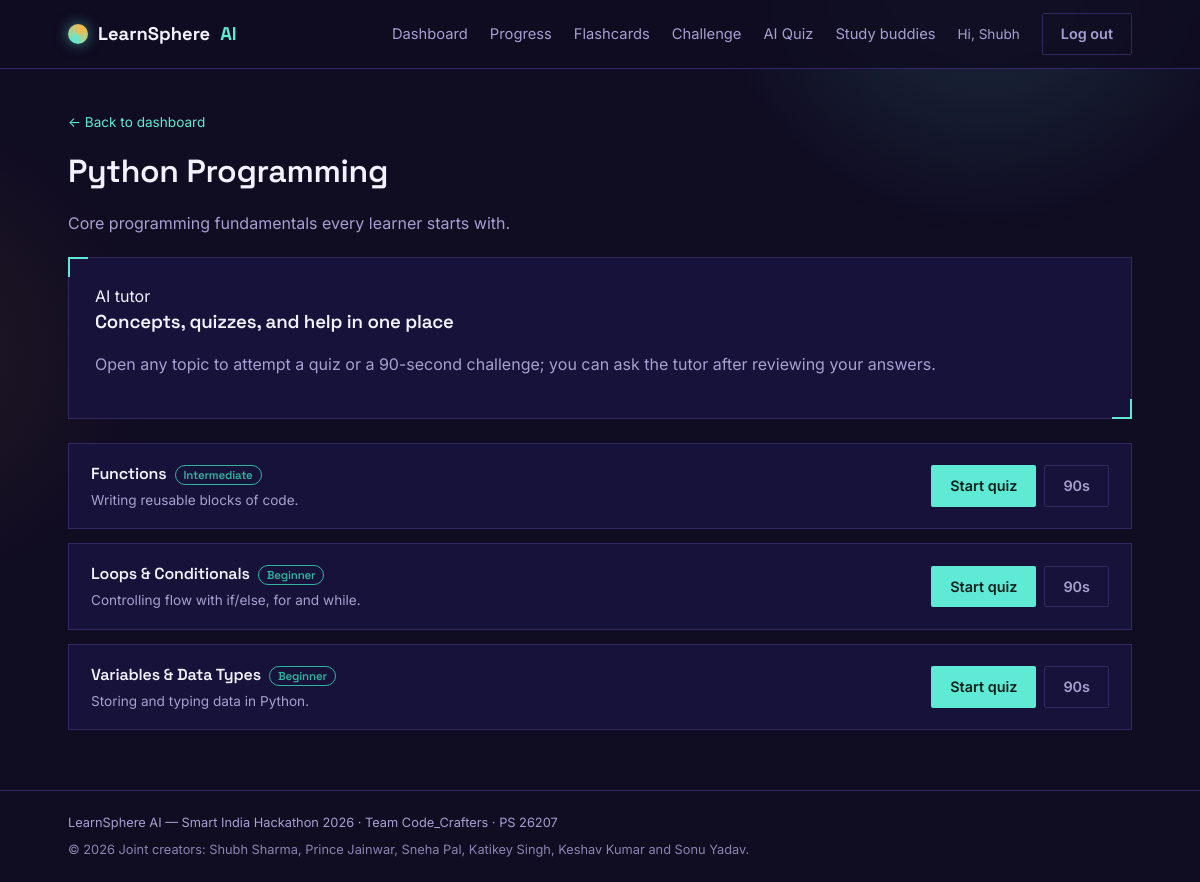
The app's page /subject/python (signed in) with its own data.
### tables this page shows
CREATE TABLE users (
            id INTEGER PRIMARY KEY AUTOINCREMENT,
            name TEXT NOT NULL,
            email TEXT UNIQUE NOT NULL,
            password_hash TEXT NOT NULL,
            created_at TEXT NOT NULL
        );

CREATE TABLE subjects (
            id INTEGER PRIMARY KEY AUTOINCREMENT,
            name TEXT NOT NULL,
            slug TEXT UNIQUE NOT NULL,
            description TEXT,
            icon TEXT
        );

CREATE TABLE topics (
            id INTEGER PRIMARY KEY AUTOINCREMENT,
            subject_id INTEGER NOT NULL REFERENCES subjects(id),
            name TEXT NOT NULL,
            slug TEXT NOT NULL,
            description TEXT,
            difficulty TEXT DEFAULT 'Beginner',
            study_note TEXT,
            UNIQUE(subject_id, slug)
        );

### app.py (the view)
@app.route("/subject/<slug>")
@login_required
def subject_detail(slug):
    db = get_db()
    subject = db.execute("SELECT * FROM subjects WHERE slug = ?", (slug,)).fetchone()
    if not subject:
        flash("Subject not found.", "error")
        return redirect(url_for("dashboard"))
    topics = db.execute("SELECT * FROM topics WHERE subject_id = ?", (subject["id"],)).fetchall()
    user_id = session["user_id"]
    topic_stats = {}
    for t in topics:
        row = db.execute(
            "SELECT MAX(ROUND(100.0 * score / total)) AS best_pct, COUNT(*) AS attempts "
            "FROM attempts WHERE topic_id = ? AND user_id = ?",
            (t["id"], user_id),
        ).fetchone()
        topic_stats[t["id"]] = row
    return render_template("subject.html", subject=subject, topics=topics, topic_stats=topic_stats)

### app.py (called while the page is built)
def get_db():
    if "db" not in g:
        g.db = sqlite3.connect(DATABASE)
        g.db.row_factory = sqlite3.Row
        g.db.execute("PRAGMA foreign_keys = ON")
    return g.db

def login_required(view):
    @wraps(view)
    def wrapped(*args, **kwargs):
        if "user_id" not in session:
            flash("Please log in to continue.", "warning")
            return redirect(url_for("login", next=request.path))
        return view(*args, **kwargs)
    return wrapped

@app.context_processor
def inject_user():
    user = None
    if "user_id" in session:
        db = get_db()
        user = db.execute("SELECT * FROM users WHERE id = ?", (session["user_id"],)).fetchone()
    return {"current_user": user}

### templates/subject.html (shortened to what this page needs)
{% extends "base.html" %}
{% block content %}
<div class="wrap" style="padding-top:40px;">
  <a href="{{ url_for('dashboard') }}" style="font-size:0.85rem;">&larr; Back to dashboard</a>
  <h1 style="margin-top:14px;">{{ subject['name'] }}</h1>
  <p style="max-width:60ch;">{{ subject['description'] }}</p>
  <div class="panel tutor-panel" style="margin:22px 0;"><span class="tag">AI tutor</span><h3>Concepts, quizzes, and help in one place</h3><p class="muted">Open any topic to attempt a quiz or a 90-second challenge; you can ask the tutor after reviewing your answers.</p></div>
  <div class="topic-list">
    {% for t in topics %}
      {% set stat = topic_stats[t['id']] %}
      <div class="topic-row">
        <div>
          <h3>{{ t['name'] }}<span class="difficulty-tag">{{ t['difficulty'] }}</span></h3>
          <p>{{ t['description'] }}
          </p>
        </div>
        <div style="display:flex;gap:8px;flex-wrap:wrap;"><a href="{{ url_for('quiz_start', topic_slug=t['slug']) }}" class="btn btn-primary">{{ 'Retry quiz' if stat['attempts'] > 0 else 'Start quiz' }}</a><a href="{{ url_for('quiz_start', topic_slug=t['slug'], mode='challenge') }}" class="btn btn-ghost">90s</a></div>
      </div>
    {% endfor %}
  </div>
</div>
{% endblock %}

### templates/base.html (shortened to what this page needs)
<!DOCTYPE html>
<html lang="en">
<head>
<link rel="stylesheet" href="{{ url_for('static', filename='css/style.css') }}">
</head>
<body>
<div class="orb-field" aria-hidden="true"></div>
<header class="site-header">
  <div class="wrap header-inner">
    <a class="brand" href="{{ url_for('index') }}">
      <span class="brand-mark"></span>
      LearnSphere <em>AI</em>
    </a>
    <nav class="site-nav">
      {% if current_user %}
        <a href="{{ url_for('dashboard') }}" class="{{ 'is-active' if request.endpoint == 'dashboard' }}">Dashboard</a>
        <a href="{{ url_for('progress') }}" class="{{ 'is-active' if request.endpoint == 'progress' }}">Progress</a>
        <a href="{{ url_for('flashcards') }}">Flashcards</a>
        <a href="{{ url_for('challenge_pick') }}">Challenge</a>
        <a href="{{ url_for('generate_quiz') }}">AI Quiz</a>
        <a href="{{ url_for('study_buddies') }}">Study buddies</a>
        <span class="nav-user">Hi, {{ current_user['name'].split(' ')[0] }}</span>
        <a href="{{ url_for('logout') }}" class="btn btn-ghost">Log out</a>
      {% else %}
        <a href="{{ url_for('login') }}">Log in</a>
        <a href="{{ url_for('register') }}" class="btn btn-primary">Get started</a>
      {% endif %}
    </nav>
  </div>
</header>
<main>
  {% block content %}{% endblock %}
</main>
<footer class="site-footer">
  <div class="wrap footer-inner">
    <span>LearnSphere AI &mdash; Smart India Hackathon 2026 &middot; Team Code_Crafters &middot; PS 26207</span>
    <span class="footer-copyright">&copy; 2026 Joint creators: Shubh Sharma, Prince Jainwar, Sneha Pal, Katikey Singh, Keshav Kumar and Sonu Yadav.</span>
  </div>
</footer>
</body>
</html>

### static/css/style.css (style rules this page uses)
:root { --bg: #100c22; --bg-panel: #17123a; --bg-panel-raised: #1d1748; --line: #33285f; --teal: #5eead4; --teal-dim: #2fb3a0; --amber: #ffb648; --text: #f3f0ff; --text-muted: #a89fd1; --danger: #ff8a80; --good: #7be0a8; --radius: 2px; --serif-head: "Space Grotesk", "Inter", sans-serif; --sans: "Inter", -apple-system, BlinkMacSystemFont, sans-serif; }
* { box-sizing: border-box; }
html { scroll-behavior: smooth; }
body { margin: 0; background: var(--bg); color: var(--text); font-family: var(--sans); line-height: 1.5; position: relative; min-height: 100vh; }
.wrap { max-width: 1120px; margin: 0 auto; padding: 0 28px; }
.orb-field { position: fixed; inset: 0; z-index: 0; pointer-events: none; background: radial-gradient(480px circle at 82% -6%, rgba(94, 234, 212, 0.16), transparent 60%), radial-gradient(420px circle at -8% 40%, rgba(255, 182, 72, 0.08), transparent 60%); }
header, main, footer { position: relative; z-index: 1; }
h1, h2, h3, h4 { font-family: var(--serif-head); font-weight: 600; margin: 0 0 0.5em; letter-spacing: -0.01em; }
p { color: var(--text-muted); }
a { color: var(--teal); text-decoration: none; }
.site-header { border-bottom: 1px solid var(--line); background: rgba(16, 12, 34, 0.85); backdrop-filter: blur(6px); position: sticky; top: 0; z-index: 10; }
.header-inner { display: flex; align-items: center; justify-content: space-between; height: 68px; }
.brand { display: flex; align-items: center; gap: 10px; font-family: var(--serif-head); font-size: 1.15rem; font-weight: 700; color: var(--text); }
.brand em { color: var(--teal); font-style: normal; }
.brand-mark { width: 20px; height: 20px; border-radius: 50%; background: conic-gradient(from 210deg, var(--teal), var(--amber), var(--teal)); box-shadow: 0 0 14px rgba(94, 234, 212, 0.55); }
.site-nav { display: flex; align-items: center; gap: 22px; font-size: 0.92rem; }
.site-nav a { color: var(--text-muted); }
.nav-user { color: var(--text-muted); font-size: 0.85rem; }
.btn { display: inline-block; padding: 9px 18px; border-radius: var(--radius); font-size: 0.9rem; font-weight: 600; cursor: pointer; border: 1px solid transparent; }
.btn-primary { background: var(--teal); color: #08201c; }
.btn-ghost { border-color: var(--line); color: var(--text-muted) !important; }
.panel { position: relative; background: var(--bg-panel); border: 1px solid var(--line); padding: 26px; }
.panel::before, .panel::after { content: ""; position: absolute; width: 18px; height: 18px; border: 2px solid var(--teal); }
.panel::before { top: -1px; left: -1px; border-right: none; border-bottom: none; }
.panel::after { bottom: -1px; right: -1px; border-left: none; border-top: none; }
.topic-list { display: grid; gap: 14px; margin-top: 24px; }
.topic-row { display: flex; justify-content: space-between; align-items: center; background: var(--bg-panel); border: 1px solid var(--line); padding: 18px 22px; flex-wrap: wrap; gap: 12px; }
.topic-row h3 { font-size: 1rem; margin-bottom: 4px; color: var(--text); }
.topic-row p { font-size: 0.85rem; margin: 0; }
.difficulty-tag { font-size: 0.72rem; color: var(--teal-dim); border: 1px solid var(--teal-dim); padding: 2px 8px; border-radius: 999px; margin-left: 8px; }
.site-footer { border-top: 1px solid var(--line); padding: 22px 0; margin-top: 60px; }
.footer-inner { font-size: 0.8rem; color: var(--text-muted); display: flex; flex-wrap: wrap; gap: 8px 18px; }
.footer-copyright { opacity: .82; }
.muted { color:var(--text-muted); }
.tutor-panel { margin:22px 0; }

### records on screen
users: name "Shubh"
subjects: name "Python Programming", description "Core programming fundamentals every learner starts with."
topics: name "Functions", difficulty "Intermediate", description "Writing reusable blocks of code.", attempts "Start quiz"
topics: name "Loops & Conditionals", difficulty "Beginner", description "Controlling flow with if/else, for and while.", attempts "Start quiz"
topics: name "Variables & Data Types", difficulty "Beginner", description "Storing and typing data in Python.", attempts "Start quiz"
